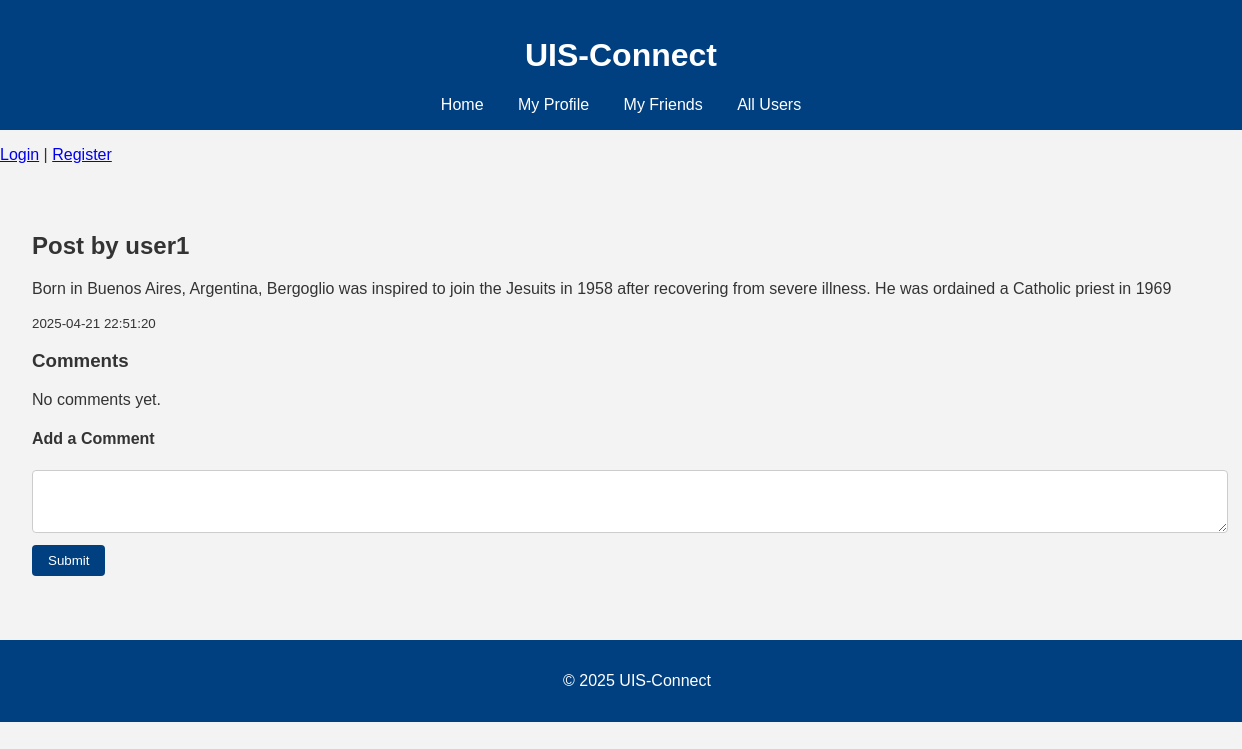
The page /post/13 on the database as committed earlier.
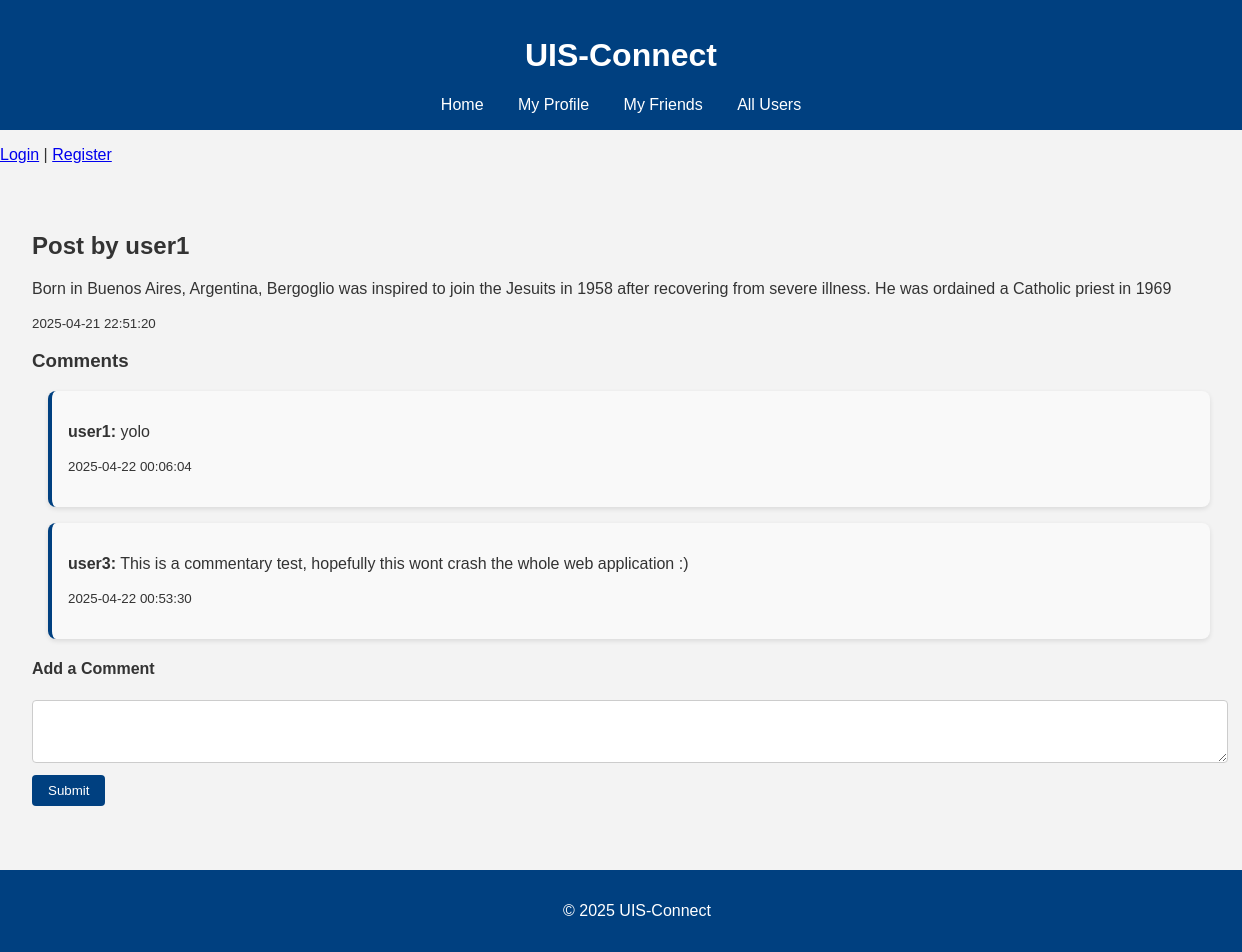
The same page on the database as committed later.
### tables this page shows
CREATE TABLE comments (
    id INTEGER PRIMARY KEY AUTOINCREMENT,
    post_id INTEGER,
    user_id INTEGER,
    content TEXT,
    timestamp TEXT,
    FOREIGN KEY(post_id) REFERENCES posts(id),
    FOREIGN KEY(user_id) REFERENCES users(id)
);

CREATE TABLE users (
    id INTEGER PRIMARY KEY AUTOINCREMENT,
    username TEXT NOT NULL,
    major TEXT,
    interests TEXT
, study_level TEXT CHECK (study_level IN ('Bachelor', 'Master', 'PhD')), campus TEXT CHECK (campus IN ('Ullandhaug', 'Bjergsted', 'Arkeologisk museum')), student_number TEXT);

### app.py (the view, shortened to what this page needs)
@app.route('/post/<int:post_id>', methods=['GET', 'POST'])
def post(post_id):
    post, comments = get_post_with_comments(post_id)
    return render_template('post.html', post=post, comments=comments)

### db_utils.py (called while the page is built)
def get_db_connection():
    conn = sqlite3.connect(DATABASE)
    conn.row_factory = sqlite3.Row
    return conn

def get_post_with_comments(post_id):
    conn = get_db_connection()
    post = conn.execute("""
        SELECT posts.id, posts.content, posts.timestamp, users.username
        FROM posts
        JOIN users ON posts.user_id = users.id
        WHERE posts.id = ?
    """, (post_id,)).fetchone()
    comments = conn.execute("""
        SELECT comments.content, comments.timestamp, users.username
        FROM comments
        JOIN users ON comments.user_id = users.id
        WHERE comments.post_id = ?
        ORDER BY comments.timestamp ASC
    """, (post_id,)).fetchall()
    conn.close()
    return post, comments

### templates/post.html
{% extends "base.html" %}
{% block content %}
    <h2>Post by {{ post.username }}</h2>
    <p>{{ post.content }}</p>
    <p><small>{{ post.timestamp }}</small></p>
    <h3>Comments</h3>
    {% for comment in comments %}
        <div class="comment">
            <p><strong>{{ comment.username }}:</strong> {{ comment.content }}</p>
            <p><small>{{ comment.timestamp }}</small></p>
        </div>
    {% else %}
        <p>No comments yet.</p>
    {% endfor %}
    <h4>Add a Comment</h4>
    <form method="post">
        <textarea name="content" rows="3" required></textarea><br>
        <button type="submit">Submit</button>
    </form>
{% endblock %}

Rows that differ between the two databases and show on the page:
added comments: username "user1", content "yolo", timestamp "2025-04-22 00:06:04"
added comments: username "user3", content "This is a commentary test, hopefully this wont crash the whole web application :)", timestamp "2025-04-22 00:53:30"
Other text that changed with them:
text no longer shown: "No comments yet."
